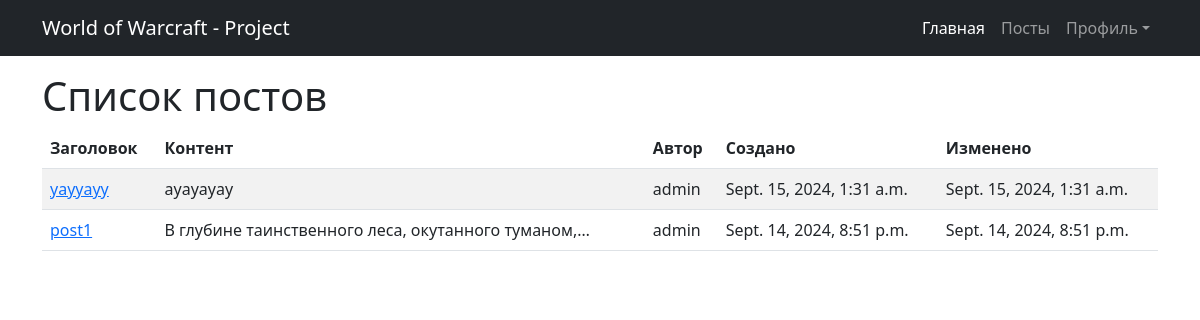
The page / on the database its author committed.
### trade/models.py (models this page shows, shortened)
class Post(models.Model):
    author = models.ForeignKey(settings.AUTH_USER_MODEL, on_delete=models.CASCADE)  # Автор поста
    categories = models.ManyToManyField(Category)  # Множественные категории
    title = models.CharField(max_length=200)
    content = RichTextField()  # WYSIWYG редактор для текстового контента
    image = models.ImageField(upload_to='post_images/', blank=True, null=True)  # Поле для изображения
    video = models.FileField(upload_to='post_videos/', blank=True, null=True)  # Поле для видео
    created_at = models.DateTimeField(auto_now_add=True)
    updated_at = models.DateTimeField(auto_now=True)

### trade/views.py (the view)
# urls.py: path('', PostListView.as_view(), name='post_list'),
class PostListView(ListView):
    model = Post
    template_name = 'post_list.html'
    context_object_name = 'posts'
    ordering = ['-created_at']

### templates/post_list.html (shortened to what this page needs)
{% extends 'flatpages/index.html' %}
{% block content %}
    <div class="mt-3 mb-4">
        <h1>Список постов</h1>
        {% if posts %}
            <table class="table table-striped">
                <thead>
                    <tr>
                        <th>Заголовок</th>
                        <th>Контент</th>
                        <th>Автор</th>
                        <th>Создано</th>
                        <th>Изменено</th>
                    </tr>
                </thead>
                <tbody>
                    {% for post in posts %}
                        <tr>
                            <td><a href="{% url 'post_detail' post.id %}">{{ post.title }}</a></td>
                            <td>{{ post.content|striptags|truncatechars:50 }}</td>
                            <td>{{ post.author }}</td>
                            <td>{{ post.created_at }}</td>
                            <td>{{ post.updated_at }}</td>
                        </tr>
                    {% endfor %}
                </tbody>
            </table>
        {% else %}
            <p>Нет постов.</p>
        {% endif %}
    </div>
{% endblock %}

### rows shown on the page
Post: title "уаууауу", content "ауауауау", author "admin", created_at "Sept. 15, 2024, 1:31 a.m.", updated_at "Sept. 15, 2024, 1:31 a.m."
Post: title "post1", content "В глубине таинственного леса, окутанного туманом,…", author "admin", created_at "Sept. 14, 2024, 8:51 p.m.", updated_at "Sept. 14, 2024, 8:51 p.m."
